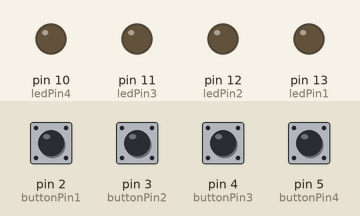
Simulated run of this sketch. Board: Arduino Uno, built with avr-gcc and run on an emulated ATmega328P. Parts: output pins drawn as LEDs (lit = HIGH). The inputs (shaded band) are chosen by the test bench; at power-on: pin 2 (buttonPin1), pin 3 (buttonPin2), pin 4 (buttonPin3), pin 5 (buttonPin4) LOW.

Above: at 1.2 s.
1.3 s: pin 4 (buttonPin3) pulled HIGH for 0.15 s
At 2.7 s:
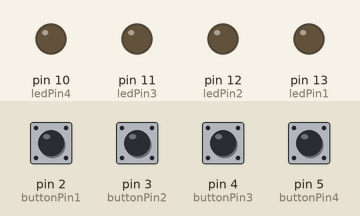
3.0 s: pin 5 (buttonPin4) pulled HIGH for 0.15 s
At 3.1 s:
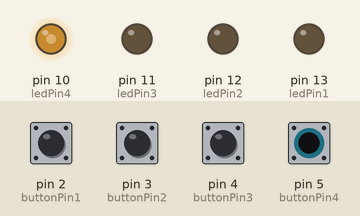
4.7 s: pin 2 (buttonPin1) pulled HIGH for 0.15 s
At 5.4 s:
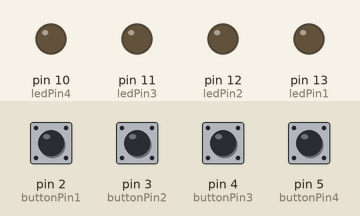
6.4 s: pin 3 (buttonPin2) pulled HIGH for 0.15 s
At 7.8 s:
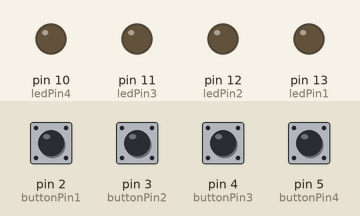
8.1 s: pin 5 (buttonPin4) pulled HIGH for 1 s
At 8.9 s:
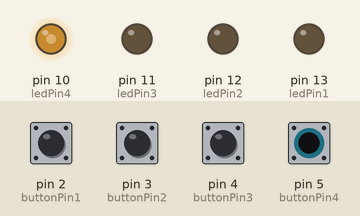
10.6 s: pin 2 (buttonPin1) pulled HIGH for 1 s
At 11.4 s:
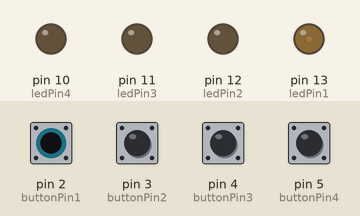
Timing chart, 0 to 13.6 s (numbered marks = the images above; inputs shaded):
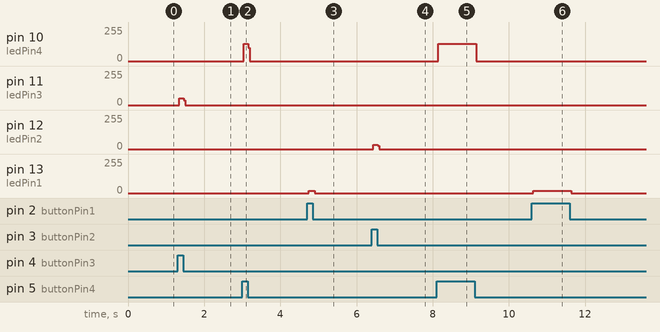

Measured:
- after the input at 1.3 s, pin 11 (ledPin3): 0/255 → 50/255 at once, → 0/255 0.12 s later
- after the input at 3.0 s, pin 10 (ledPin4): 0/255 → 131/255 at once, → 0/255 0.12 s later
- after the input at 4.7 s, pin 13 (ledPin1): 0/255 → 17/255 at once, → 0/255 0.16 s later
- after the input at 6.4 s, pin 12 (ledPin2): 0/255 → 32/255 at once, → 0/255 0.12 s later
- after the input at 8.1 s, pin 10 (ledPin4): 0/255 → 131/255 at once, → 0/255 1.0 s later
- after the input at 10.6 s, pin 13 (ledPin1): 0/255 → 17/255 at once, → 0/255 1.0 s later

The sketch:

BUTTON_DAN_LED.ino
```cpp
//Berikut nama anggotanya pak:
//-M.Mizan
//-Jea.M
//-saidina Usman
//-M.fahri
//-Rena.M
//-fany Arif.P
//-Ridho.A.W
//-Nabila
//-Fauji.R

// MENGHIDUPKAN 4 LED MENGGUNAKAN 4 BUAH PUSH BUTTON
const int buttonPin1 = 2;
const int buttonPin2 = 3;
const int buttonPin3 = 4;
const int buttonPin4 = 5;
const int ledPin1 =  13;
const int ledPin2 =  12;
const int ledPin3 =  11;
const int ledPin4 =  10;

int buttonState1 = 0;
int buttonState2 = 0;
int buttonState3 = 0;
int buttonState4 = 0;

void setup() {
  pinMode(ledPin1, OUTPUT);
   pinMode(ledPin2, OUTPUT);
    pinMode(ledPin3, OUTPUT);
     pinMode(ledPin4, OUTPUT);
  pinMode(buttonPin1, INPUT);
    pinMode(buttonPin2, INPUT);
      pinMode(buttonPin3, INPUT);
        pinMode(buttonPin4, INPUT);
}

void loop() {
  buttonState1 = digitalRead(buttonPin1);
  buttonState2 = digitalRead(buttonPin2);
  buttonState3 = digitalRead(buttonPin3);
  buttonState4 = digitalRead(buttonPin4);

  if (buttonState1 == HIGH) {
    digitalWrite(ledPin1, HIGH);
  } else {
    digitalWrite(ledPin2, LOW);
    digitalWrite(ledPin3, LOW);
    digitalWrite(ledPin4, LOW);
  }
  if (buttonState2 == HIGH) {
    digitalWrite(ledPin2, HIGH);
  } else {
    digitalWrite(ledPin1, LOW);
    digitalWrite(ledPin3, LOW);
    digitalWrite(ledPin4, LOW);
  }
  if (buttonState3 == HIGH) {
    digitalWrite(ledPin3, HIGH);
  } else {
    digitalWrite(ledPin1, LOW);
    digitalWrite(ledPin2, LOW);
    digitalWrite(ledPin4, LOW);
  }
  if (buttonState4 == HIGH) {
    digitalWrite(ledPin4, HIGH);
  } else {
    digitalWrite(ledPin1, LOW);
    digitalWrite(ledPin2, LOW);
    digitalWrite(ledPin3, LOW);
  }
}
```
